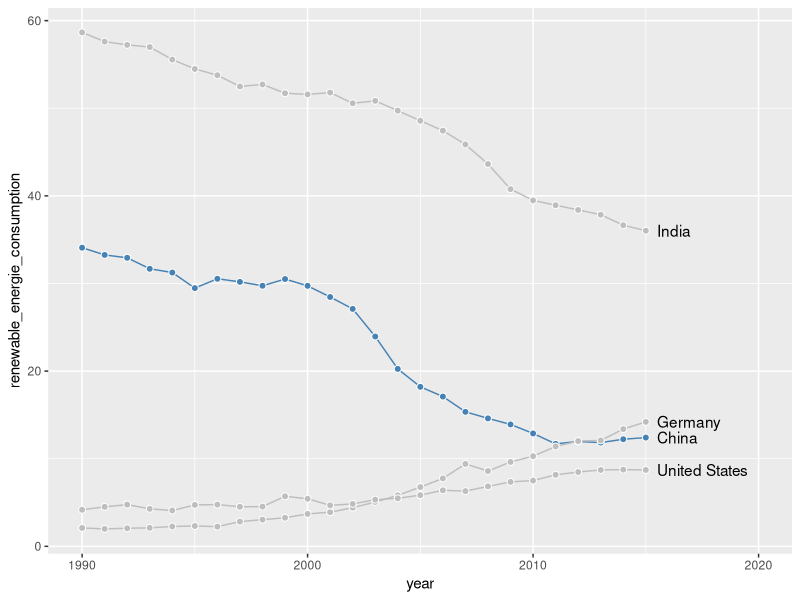

Write R code to recreate this figure.
library(tidyverse)

world_bank_countries <- read_csv("data/world_bank_countries.csv")

renewable_energy <- world_bank_countries %>% 
  filter(country %in% c("China", "India", "United States", 
                        "Germany")) %>% 
  select(country, year, renewable_energie_consumption) %>% 
  drop_na(renewable_energie_consumption)

labels <- renewable_energy %>% 
  filter(year == 2015)

renewable_energy %>% 
  ggplot(aes(x = year, y = renewable_energie_consumption)) +
  geom_line(aes(color = country)) +
  geom_point(aes(fill = country), color = "white", shape = 21,
             size = 2) +
  geom_text(aes(label = country), data = labels, 
            hjust = 0, nudge_x = 0.5) +
  scale_x_continuous(limits = c(1990, 2020)) +
  scale_color_manual(values = c("steelblue", rep("grey", 3)),
                     guide = "none") +
  scale_fill_manual(guide = "none",
                    values = c("steelblue", rep("grey", 3)))
